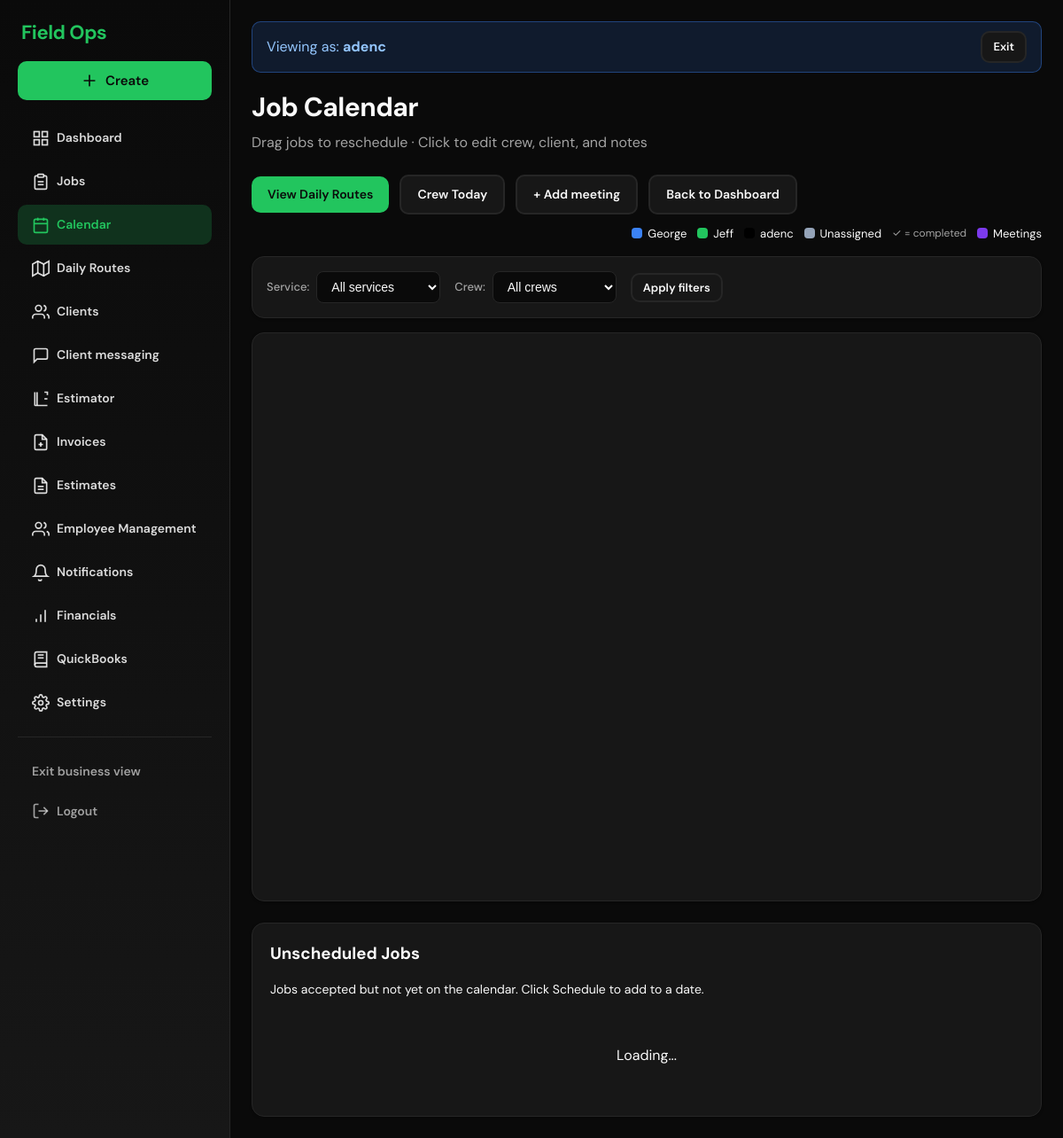
The app's page /jobs/calendar/ (signed in) with its own data.
### accounts/models.py (models this page shows, shortened)
class User(AbstractUser):
    ROLE_CHOICES = [
        ('owner', 'Owner'),
        ('crew', 'Crew'),
    ]
    business = models.ForeignKey(
        Business,
        on_delete=models.CASCADE,
        related_name='users',
        null=True,  # Owner can be null initially if needed
        blank=True
    )
    role = models.CharField(max_length=10, choices=ROLE_CHOICES, default='crew')
    hourly_rate = models.DecimalField(
        max_digits=8,
        decimal_places=2,
        null=True,
        blank=True,
        help_text='Hourly cost for crew members (used for labor cost reporting)'
    )
    phone = models.CharField(max_length=20, blank=True)
    address_line1 = models.CharField(max_length=255, blank=True, verbose_name='Address')
    address_line2 = models.CharField(max_length=255, blank=True)
    city = models.CharField(max_length=100, blank=True)
    state = models.CharField(max_length=50, blank=True)
    postal_code = models.CharField(max_length=20, blank=True, verbose_name='ZIP / Postal code')
    color = models.CharField(
        max_length=7,
        blank=True,
        default='',
        help_text='Hex color for calendar/route (e.g. #3b82f6). Owner can customize.'
    )

### jobs/views.py (the view)
# urls.py: path('calendar/', views.calendar_view, name='calendar'),
def calendar_view(request):
    business = get_business(request) if request.user.is_authenticated else None
    crew_legend = _get_crew_legend(business)
    services = []
    crews = []
    if business:
        from pricing.models import ServiceTemplate
        services = list(ServiceTemplate.objects.filter(business=business, active=True).order_by("name").values("id", "name"))
        crews = list(Crew.objects.filter(business=business).order_by("name").values("id", "name"))
    return render(request, 'jobs/calendar.html', {
        'crew_legend': crew_legend,
        'filter_services': services,
        'filter_crews': crews,
    })

### jobs/templates/jobs/calendar.html (shortened to what this page needs)
{% extends "base.html" %}
{% block content %}
<div class="page-header">
  <h1>Job Calendar</h1>
  <p>Drag jobs to reschedule · Click to edit crew, client, and notes</p>
</div>
<div class="quick-actions" style="margin-bottom: 16px; display: flex; flex-wrap: wrap; gap: 12px; align-items: center;">
  <a href="{% url 'daily_route' %}" class="btn btn-primary">View Daily Routes</a>
  <a href="{% url 'crew_today' %}" class="btn btn-secondary">Crew Today</a>
  {% if user.role == "owner" %}
  <a href="{% url 'meeting_create' %}" class="btn btn-secondary">+ Add meeting</a>
  {% endif %}
  <a href="/" class="btn btn-secondary">Back to Dashboard</a>
  <div class="crew-legend" style="display: flex; flex-wrap: wrap; gap: 12px; margin-left: auto; align-items: center;">
    {% for item in crew_legend %}
    <span class="legend-item" style="display: inline-flex; align-items: center; gap: 6px; font-size: 13px;">
      <span class="legend-dot" style="width: 12px; height: 12px; border-radius: 4px; background: {{ item.color }};"></span>
      {{ item.name }}
    </span>
    {% endfor %}
    <span class="legend-note" style="font-size: 12px; color: var(--text-muted);">✓ = completed</span>
    {% if user.role == "owner" %}
    <span class="legend-item" style="display: inline-flex; align-items: center; gap: 6px; font-size: 13px;">
      <span class="legend-dot" style="width: 12px; height: 12px; border-radius: 4px; background: #7c3aed;"></span>
      Meetings
    </span>
    {% endif %}
  </div>
</div>
<div class="calendar-filters card" style="padding: 16px; margin-bottom: 16px; display: flex; flex-wrap: wrap; gap: 16px; align-items: center;">
  <div class="filter-group" style="display: flex; align-items: center; gap: 8px;">
    <label for="filter-services" style="font-size: 13px; font-weight: 500; color: var(--text-muted);">Service:</label>
    <select id="filter-services" style="padding: 8px 12px; border-radius: 8px; border: 1px solid var(--border); font-size: 14px; min-width: 140px;">
      <option value="">All services</option>
    </select>
  </div>
  <div class="filter-group" style="display: flex; align-items: center; gap: 8px;">
    <label for="filter-crews" style="font-size: 13px; font-weight: 500; color: var(--text-muted);">Crew:</label>
    <select id="filter-crews" style="padding: 8px 12px; border-radius: 8px; border: 1px solid var(--border); font-size: 14px; min-width: 140px;">
      <option value="">All crews</option>
    </select>
  </div>
  <button type="button" id="filter-apply" class="btn btn-secondary btn-sm">Apply filters</button>
</div>
<div class="card" style="padding: 20px;">
  <div id="calendar"></div>
</div>
{% if user.role == "owner" %}
<div class="unscheduled-panel card" style="margin-top: 24px; padding: 20px;">
  <h3 style="margin: 0 0 16px 0;">Unscheduled Jobs</h3>
  <p class="muted" style="font-size: 14px; margin-bottom: 16px;">Jobs accepted but not yet on the calendar. Click Schedule to add to a date.</p>
  <div id="unscheduled-list" style="display: flex; flex-direction: column; gap: 8px;">
    <p class="muted" style="padding: 20px; text-align: center;">Loading...</p>
  </div>
</div>
{% endif %}
<link href="https://cdn.jsdelivr.net/npm/fullcalendar@6.1.8/index.global.min.css" rel="stylesheet">
{% endblock %}

### templates/base.html (shortened to what this page needs)
<!DOCTYPE html>
<html lang="en">
<head>
</head>
<body>
  {% if user.is_authenticated %}
    <aside class="sidebar">
      <div class="sidebar-brand">Field Ops</div>
      {% if user.role != "crew" %}
      <div class="sidebar-create-wrap">
        <button type="button" class="btn btn-create" id="sidebar-create-btn" aria-expanded="false" aria-haspopup="true">
          <svg class="nav-icon" viewBox="0 0 24 24" fill="none" stroke="currentColor" stroke-width="2" stroke-linecap="round" stroke-linejoin="round"><line x1="12" y1="5" x2="12" y2="19"/><line x1="5" y1="12" x2="19" y2="12"/></svg>
          Create
        </button>
      </div>
      {% endif %}
      <nav class="sidebar-nav">
        {% if user.role == "crew" %}
          <a href="/jobs/crew/" class="btn btn-nav {% if '/jobs/crew' in request.path %}active{% endif %}">
            <svg class="nav-icon" viewBox="0 0 24 24" fill="none" stroke="currentColor" stroke-width="2"><path d="M16 4h2a2 2 0 0 1 2 2v14a2 2 0 0 1-2 2H6a2 2 0 0 1-2-2V6a2 2 0 0 1 2-2h2"/><rect x="8" y="2" width="8" height="4" rx="1" ry="1"/><line x1="8" y1="12" x2="16" y2="12"/><line x1="8" y1="16" x2="16" y2="16"/></svg>
            Today's Jobs
          </a>
          <a href="/time/" class="btn btn-nav {% if '/time' in request.path %}active{% endif %}">
            <svg class="nav-icon" viewBox="0 0 24 24" fill="none" stroke="currentColor" stroke-width="2"><circle cx="12" cy="12" r="10"/><polyline points="12 6 12 12 16 14"/></svg>
            Time Clock
          </a>
          <a href="{% url 'notification_inbox' %}" class="btn btn-nav {% if '/notifications/inbox' in request.path %}active{% endif %}" style="position: relative;">
            <svg class="nav-icon" viewBox="0 0 24 24" fill="none" stroke="currentColor" stroke-width="2"><path d="M18 8A6 6 0 0 0 6 8c0 7-3 9-3 9h18s-3-2-3-9"/><path d="M13 21a2 2 0 0 1-2 2 2 2 0 0 1-2-2"/></svg>
            Notifications
            {% if notification_unread_count > 0 %}<span class="nav-badge">{{ notification_unread_count }}</span>{% endif %}
          </a>
        {% else %}
          <a href="/" class="btn btn-nav {% if request.path == '/' or request.path == '' %}active{% endif %}">
            <svg class="nav-icon" viewBox="0 0 24 24" fill="none" stroke="currentColor" stroke-width="2"><rect x="3" y="3" width="7" height="7"/><rect x="14" y="3" width="7" height="7"/><rect x="14" y="14" width="7" height="7"/><rect x="3" y="14" width="7" height="7"/></svg>
            Dashboard
          </a>
          <a href="{% url 'job_list' %}" class="btn btn-nav {% if request.path == '/jobs/' or request.path == '/jobs' %}active{% endif %}">
            <svg class="nav-icon" viewBox="0 0 24 24" fill="none" stroke="currentColor" stroke-width="2"><path d="M16 4h2a2 2 0 0 1 2 2v14a2 2 0 0 1-2 2H6a2 2 0 0 1-2-2V6a2 2 0 0 1 2-2h2"/><rect x="8" y="2" width="8" height="4" rx="1" ry="1"/><line x1="8" y1="12" x2="16" y2="12"/><line x1="8" y1="16" x2="16" y2="16"/></svg>
            Jobs
          </a>
          <a href="/jobs/calendar/" class="btn btn-nav {% if '/jobs/calendar' in request.path %}active{% endif %}">
            <svg class="nav-icon" viewBox="0 0 24 24" fill="none" stroke="currentColor" stroke-width="2"><rect x="3" y="4" width="18" height="18" rx="2" ry="2"/><line x1="16" y1="2" x2="16" y2="6"/><line x1="8" y1="2" x2="8" y2="6"/><line x1="3" y1="10" x2="21" y2="10"/></svg>
            Calendar
          </a>
          <a href="/jobs/routes/" class="btn btn-nav {% if '/jobs/routes' in request.path %}active{% endif %}">
            <svg class="nav-icon" viewBox="0 0 24 24" fill="none" stroke="currentColor" stroke-width="2"><polygon points="1 6 1 22 8 18 16 22 23 18 23 2 16 6 8 2 1 6"/><line x1="8" y1="2" x2="8" y2="18"/><line x1="16" y1="6" x2="16" y2="22"/></svg>
            Daily Routes
          </a>
          <a href="/clients/" class="btn btn-nav {% if '/clients' in request.path and '/clients/messages' not in request.path %}active{% endif %}">
            <svg class="nav-icon" viewBox="0 0 24 24" fill="none" stroke="currentColor" stroke-width="2"><path d="M17 21v-2a4 4 0 0 0-4-4H5a4 4 0 0 0-4 4v2"/><circle cx="9" cy="7" r="4"/><path d="M23 21v-2a4 4 0 0 0-3-3.87"/><path d="M16 3.13a4 4 0 0 1 0 7.75"/></svg>
            Clients
          </a>
          <a href="{% url 'client_messages_list' %}" class="btn btn-nav {% if '/clients/messages' in request.path %}active{% endif %}">
            <svg class="nav-icon" viewBox="0 0 24 24" fill="none" stroke="currentColor" stroke-width="2"><path d="M21 15a2 2 0 0 1-2 2H7l-4 4V5a2 2 0 0 1 2-2h14a2 2 0 0 1 2 2z"/></svg>
            Client messaging
          </a>
          <a href="/estimator/" class="btn btn-nav {% if '/estimator' in request.path %}active{% endif %}">
            <svg class="nav-icon" viewBox="0 0 24 24" fill="none" stroke="currentColor" stroke-width="2"><path d="M21 21H4.6a.6.6 0 0 1-.6-.6V3"/><path d="M21 7V3h-4"/><path d="M7 3v18"/><path d="M21 12h-4"/></svg>
            Estimator
          </a>
          <a href="/billing/" class="btn btn-nav {% if '/billing' in request.path and 'estimates' not in request.path %}active{% endif %}">
            <svg class="nav-icon" viewBox="0 0 24 24" fill="none" stroke="currentColor" stroke-width="2"><path d="M14 2H6a2 2 0 0 0-2 2v16a2 2 0 0 0 2 2h12a2 2 0 0 0 2-2V8z"/><polyline points="14 2 14 8 20 8"/><path d="M12 18v-6"/><path d="M9 15h6"/></svg>
            Invoices
          </a>
          <a href="/billing/estimates/" class="btn btn-nav {% if '/billing/estimates' in request.path %}active{% endif %}">
            <svg class="nav-icon" viewBox="0 0 24 24" fill="none" stroke="currentColor" stroke-width="2"><path d="M14 2H6a2 2 0 0 0-2 2v16a2 2 0 0 0 2 2h12a2 2 0 0 0 2-2V8z"/><polyline points="14 2 14 8 20 8"/><line x1="16" y1="13" x2="8" y2="13"/><line x1="16" y1="17" x2="8" y2="17"/></svg>
            Estimates
          </a>
          <a href="{% url 'employee_management' %}" class="btn btn-nav {% if '/employee-management' in request.path %}active{% endif %}">
            <svg class="nav-icon" viewBox="0 0 24 24" fill="none" stroke="currentColor" stroke-width="2"><path d="M17 21v-2a4 4 0 0 0-4-4H5a4 4 0 0 0-4 4v2"/><circle cx="9" cy="7" r="4"/><path d="M23 21v-2a4 4 0 0 0-3-3.87"/><path d="M16 3.13a4 4 0 0 1 0 7.75"/></svg>
            Employee Management
          </a>
          <a href="{% url 'notification_send' %}" class="btn btn-nav {% if '/notifications/send' in request.path %}active{% endif %}">
            <svg class="nav-icon" viewBox="0 0 24 24" fill="none" stroke="currentColor" stroke-width="2"><path d="M18 8A6 6 0 0 0 6 8c0 7-3 9-3 9h18s-3-2-3-9"/><path d="M13 21a2 2 0 0 1-2 2 2 2 0 0 1-2-2"/></svg>
            Notifications
          </a>
          <a href="{% url 'financials:dashboard' %}" class="btn btn-nav {% if '/financials' in request.path %}active{% endif %}">
            <svg class="nav-icon" viewBox="0 0 24 24" fill="none" stroke="currentColor" stroke-width="2"><line x1="12" y1="20" x2="12" y2="10"/><line x1="18" y1="20" x2="18" y2="4"/><line x1="6" y1="20" x2="6" y2="16"/></svg>
            Financials
          </a>
          <a href="{% url 'quickbooks:settings' %}" class="btn btn-nav {% if '/quickbooks' in request.path %}active{% endif %}">
            <svg class="nav-icon" viewBox="0 0 24 24" fill="none" stroke="currentColor" stroke-width="2"><path d="M4 19.5A2.5 2.5 0 0 1 6.5 17H20"/><path d="M6.5 2H20v20H6.5A2.5 2.5 0 0 1 4 19.5v-15A2.5 2.5 0 0 1 6.5 2z"/><line x1="8" y1="6" x2="16" y2="6"/><line x1="8" y1="10" x2="16" y2="10"/></svg>
            QuickBooks
          </a>
          <a href="/settings/" class="btn btn-nav {% if '/settings' in request.path %}active{% endif %}">
            Settings
          </a>
        {% endif %}
      </nav>
      <div class="sidebar-divider"></div>
      <div class="sidebar-footer">
        {% if user.is_superuser %}
        {% if request.session.platform_business_id %}
        <a href="{% url 'platform_exit' %}" class="btn btn-nav">Exit business view</a>
        {% else %}
        <a href="{% url 'platform_home' %}" class="btn btn-nav">Platform admin</a>
        {% endif %}
        {% endif %}
        <form action="{% url 'logout' %}" method="post" class="logout-form-inline">
          <button type="submit" class="btn btn-nav">
            <svg class="nav-icon" viewBox="0 0 24 24" fill="none" stroke="currentColor" stroke-width="2"><path d="M9 21H5a2 2 0 0 1-2-2V5a2 2 0 0 1 2-2h4"/><polyline points="16 17 21 12 16 7"/><line x1="21" y1="12" x2="9" y2="12"/></svg>
            Logout
          </button>
        </form>
      </div>
    </aside>
  {% endif %}
  <main class="main-wrap">
    <div class="content">
      {% if user.is_superuser and request.session.platform_business_name %}
      <div class="platform-banner">
        <span>Viewing as: <strong>{{ request.session.platform_business_name }}</strong></span>
        <a href="{% url 'platform_exit' %}" class="btn btn-secondary btn-sm">Exit</a>
      </div>
      {% endif %}
      {% block content %}{% endblock %}
    </div>
  </main>
</body>
</html>

### records on screen
User: session.platform_business_name "adenc", name "adenc"
User: name "George"
User: name "Jeff"

### other values on screen
{{ item.name }} "Unassigned"
